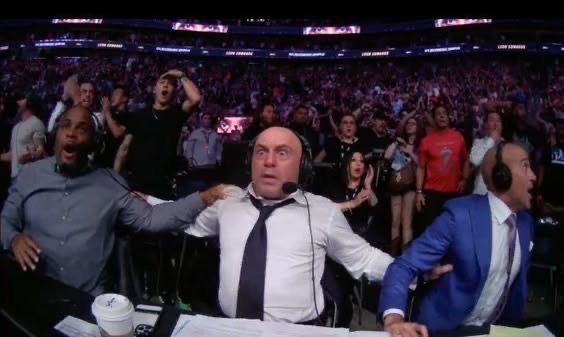
#> input picture fifa.jpg, 564 x 337 px
$ jupyter execute --allow-errors 11_sem_kernel.ipynb
#> lines starting #> are read from the running program, lines starting #| are printed output that depends on the picture; after the words box and inside, x2 and y2 are one past the last pixel; in counts of white or black regions, pixels touching at a corner belong together
## Black and White

[cell 1]
from convolve_images_11 import *

#> (a cell that did not finish here is left out)

#> (a cell that did not finish here is left out)

[cell 4]
import matplotlib.pyplot as plt

[cell 5]
# [26 lines left out: function save_and_show, not called in this run]

#> (a cell that did not finish here is left out)

[cell 7]
import matplotlib.pyplot as plt
import numpy as np
import cv2 # Assuming cv2 is needed by load_image and for imwrite

#> (the rest of this cell did not finish here and is left out)

#> (a cell that did not finish here is left out)

[cell 9]
import cv2

class BlacknWhite(object):
    """BlacknWhite Filter
        A class that applies BlacknWhite filter to an image.
        The class uses downsampling, bilateral filter and upsampling to create
        a BlacknWhite filter.
    """
    def __init__(self):
        pass
    def resize(self,image, window_height = 500):
        aspect_ratio = float(image.shape[1])/float(image.shape[0])
        window_width = window_height/aspect_ratio
        image = cv2.resize(image, (int(window_height),int(window_width)))
        return image

    def render(self, img_rgb):
        img_rgb = cv2.imread(img_rgb)
        img_rgb = self.resize(img_rgb,500)
        numDownSamples = 2       # number of downscaling steps
        numBilateralFilters = 50  # number of bilateral filtering steps
        # -- STEP 1 --
        # downsample image using Gaussian pyramid
        img_color = img_rgb
        for _ in range(numDownSamples):
            img_color = cv2.pyrDown(img_color)
        #cv2.imshow("downcolor",img_color)
        #cv2.waitKey(0)
        # repeatedly apply small bilateral filter instead of applying
        # one large filter
        for _ in range(numBilateralFilters):
            img_color = cv2.bilateralFilter(img_color, 9, 9, 7)
        #cv2.imshow("bilateral filter",img_color)
        #cv2.waitKey(0)
        # upsample image to original size
        for _ in range(numDownSamples):
            img_color = cv2.pyrUp(img_color)
        #cv2.imshow("upscaling",img_color)
        #cv2.waitKey(0)
        # -- STEPS 2 and 3 --
        # convert to grayscale and apply median blur
        img_gray = cv2.cvtColor(img_rgb, cv2.COLOR_RGB2GRAY)
        return img_gray
    def start(self, img_path, image, new_image):
        tmp_canvas =BlacknWhite() #make a temporary object
        file_name = img_path #File_name will come here
        res = tmp_canvas.render(image)
        cv2.imwrite(f"{new_image}", res)
        # [4 lines of commented-out code are left out]
        return 0

[cell 10]
from google.colab.patches import cv2_imshow
import cv2

img_path = "fifa.jpg"
img_rgb = cv2.imread(img_path)
#> img_rgb is the input picture: shape (337, 564, 3); mean B, G, R 57.6, 45.6, 53.5

if img_rgb is None:
    print("Файл не найден:", img_path)
else:
    img_gray = cv2.cvtColor(img_rgb, cv2.COLOR_BGR2GRAY)
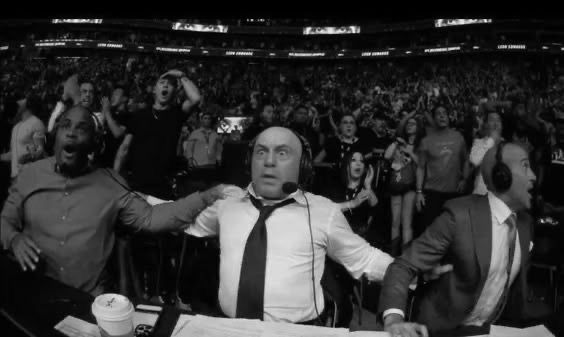
#> img_gray: shape (337, 564); min 0, max 244, mean 49.3
    cv2_imshow(img_gray)

[cell 11]
filter_img = BlacknWhite()

[cell 12]
import os
img_path = os.getcwd()

[cell 13]
filter_img.start(img_path = img_path, image = 'fifa.jpg' , new_image = 'fifa_bw.jpg')
#> the loop in render, `for _ in range(numDownSamples):` made 2 passes
#> pass 1, in render, `img_color = cv2.pyrDown(img_color)`:
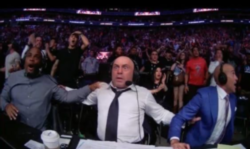
#> img_color: shape (149, 250, 3); mean of channels 0, 1, 2 57.2, 45.2, 53.2; drawn as B, G, R
#> pass 2, in render, `img_color = cv2.pyrDown(img_color)`:
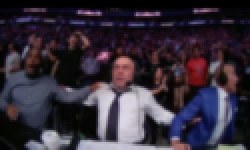
#> img_color: shape (75, 125, 3) (shown 2 times larger); mean of channels 0, 1, 2 57.3, 45.3, 53.2; drawn as B, G, R
#> the loop in render, `for _ in range(numDownSamples):` made 2 passes
#> pass 1, in render, `img_color = cv2.pyrUp(img_color)`:
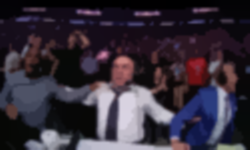
#> img_color: shape (150, 250, 3); mean of channels 0, 1, 2 57.2, 45.4, 53.2; drawn as B, G, R

[cell 14]
img_rgb = cv2.imread('fifa.jpg')
img_rgb[0][0].shape
#> Out = (3,)

[cell 15]
img_rgb = cv2.imread('fifa.jpg')
#img_rgb[0].shape
#img_rgb = img_rgb.resize(img_rgb,500)
img_gray = cv2.cvtColor(img_rgb, cv2.COLOR_RGB2GRAY)
#> img_gray: shape (337, 564)

[cell 16]
from google.colab.patches import cv2_imshow
cv2_imshow(img_gray)

## SHARPENING

[cell 17]
import cv2
import numpy as np

class sharpening:
    """sharpening filter ---
        This class will apply sharpening filter to an image
        by applying a defined kernel values to the image.
    """
    def __init__(self):
        pass

    def resize(self,image,window_height = 500):
        aspect_ratio = float(image.shape[1])/float(image.shape[0])
        window_width = window_height/aspect_ratio
        image = cv2.resize(image, (int(window_height),int(window_width)))
        return image

    def sharp(self,image):
        # Create sharpening kernel
        kernel = np.array([[0, -1, 0], [-1, 5, -1], [0, -1, 0]])
        #kernel = np.array([[-1, 0, 1], [-2, 0, 2], [-1, 0, 1]])
        kernel = np.array([[-2, 0, -1], [-1, 1, 1], [0, 1, 2]])

        # applying the sharpening kernel to the input image & displaying it.
        sharpened = cv2.filter2D(image, -1, kernel)
        # Noise reduction
        sharpened = cv2.bilateralFilter(sharpened, 9, 75, 75)
        return sharpened

    def start(self, img_path, new_image):
        # Create an image object
        image = cv2.imread(img_path)
        image = self.resize(image, 500)
        tmp_canvas = sharpening()
        res = tmp_canvas.sharp(image)
        cv2.imwrite(new_image, res)
        # [6 lines of commented-out code are left out]

[cell 18]
filter_sharp = sharpening()

[cell 19]
from google.colab.patches import cv2_imshow
import cv2

filter_sharp.start(img_path = 'fifa.jpg', new_image = 'fifa_sharp.jpg')
#> in sharp, `sharpened = cv2.filter2D(image, -1, kernel)`:
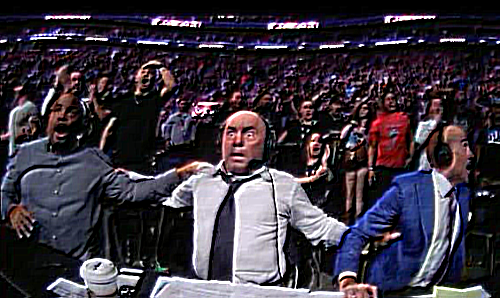
#> sharpened: shape (298, 500, 3); mean of channels 0, 1, 2 64, 52.9, 59.9; drawn as B, G, R
#> in sharp, `sharpened = cv2.bilateralFilter(sharpened, 9, 75, 75)`:
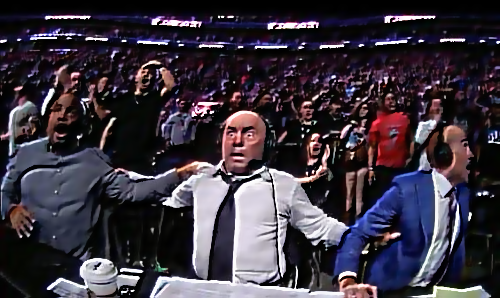
#> sharpened: shape (298, 500, 3); mean of channels 0, 1, 2 63.3, 52.3, 59.2; drawn as B, G, R

# Load and display the sharpened image
sharpened_image = cv2.imread('fifa_sharp.jpg')
cv2_imshow(sharpened_image)
print("Image saved as fifa_sharp.jpg")

## CARTOONIZER

[cell 20]
class Cartoonizer(object):
    """Cartoonizer effect
        A class that applies a cartoon effect to an image.
        The class uses a bilateral filter and adaptive thresholding to create
        a cartoon effect.
    """
    def __init__(self):
        pass

    def resize(self,image,window_height = 500):
        aspect_ratio = float(image.shape[1])/float(image.shape[0])
        window_width = window_height/aspect_ratio
        image = cv2.resize(image, (int(window_height),int(window_width)))
        return image
    def render(self, img_rgb):
        img_rgb = cv2.imread(img_rgb)
        img_rgb = self.resize(img_rgb, 500)
        numDownSamples = 2       # number of downscaling steps
        numBilateralFilters = 50  # number of bilateral filtering steps
        # -- STEP 1 --
        # downsample image using Gaussian pyramid
        img_color = img_rgb
        for _ in range(numDownSamples):
            img_color = cv2.pyrDown(img_color)
        #cv2.imshow("downcolor",img_color)
        #cv2.waitKey(0)
        # repeatedly apply small bilateral filter instead of applying
        # one large filter
        for _ in range(numBilateralFilters):
            img_color = cv2.bilateralFilter(img_color, 9, 9, 7)
        #cv2.imshow("bilateral filter",img_color)
        #cv2.waitKey(0)
        # upsample image to original size
        for _ in range(numDownSamples):
            img_color = cv2.pyrUp(img_color)
        #cv2.imshow("upscaling",img_color)
        #cv2.waitKey(0)
        # -- STEPS 2 and 3 --
        # convert to grayscale and apply median blur
        img_gray = cv2.cvtColor(img_rgb, cv2.COLOR_RGB2GRAY)
        img_blur = cv2.medianBlur(img_gray, 3)
        #cv2.imshow("grayscale+median blur",img_color)
        #cv2.waitKey(0)
        # -- STEP 4 --
        # detect and enhance edges
        img_edge = cv2.adaptiveThreshold(img_blur, 255,
                                         cv2.ADAPTIVE_THRESH_MEAN_C,
                                         cv2.THRESH_BINARY,9, 2)
        #cv2.imshow("edge",img_edge)
        #cv2.waitKey(0)
        # -- STEP 5 --
        # convert back to color so that it can be bit-ANDed with color image
        (x,y,z) = img_color.shape
        img_edge = cv2.resize(img_edge,(y,x))
        img_edge = cv2.cvtColor(img_edge, cv2.COLOR_GRAY2RGB)
        # [5 lines of commented-out code are left out]
        return cv2.bitwise_and(img_color, img_edge)
    def start(self, img_path, image, new_image):
        tmp_canvas = Cartoonizer() #make a temporary object
        file_name = img_path #File_name will come here
        res = tmp_canvas.render(image)
        cv2.imwrite(new_image, res)
        # [4 lines of commented-out code are left out]

[cell 21]
cartoon_filter = Cartoonizer()

[cell 22]
from google.colab.patches import cv2_imshow
import cv2

cartoon_filter.start(img_path = img_path, image = 'fifa.jpg', new_image = 'fifa_cartoon.jpg' )
#> in render, `img_edge = cv2.adaptiveThreshold(img_blur, 255, cv2.ADAPTIVE_THRESH_ME..`:
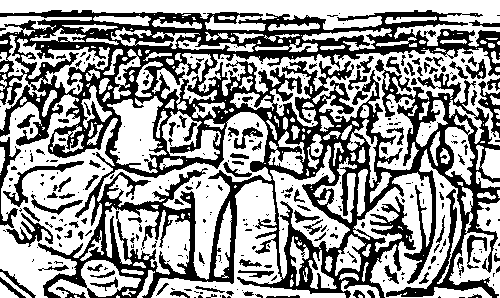
#> img_edge: shape (298, 500); 58.9% white; 332 black regions (227 under 20 px), largest, box (x1, y1, x2, y2) and area: (0, 10, 500, 298) 51979, (3, 161, 84, 207) 547, (0, 137, 21, 228) 499
#> in render, `img_edge = cv2.resize(img_edge,(y,x))`:
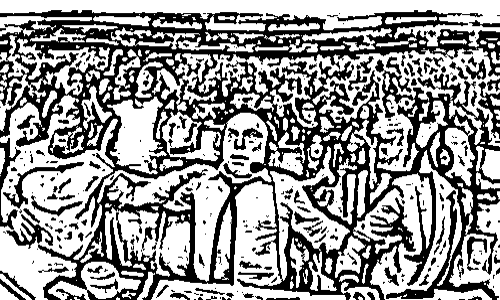
#> img_edge: shape (300, 500); min 0, max 255, mean 150.3
#> in render, `return cv2.bitwise_and(img_color, img_edge)`:
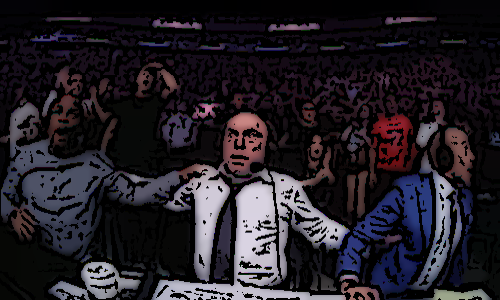
#> returned value: shape (300, 500, 3); mean of channels 0, 1, 2 37.3, 30.4, 34.7; drawn as B, G, R


cartoon_image = cv2.imread('fifa_cartoon.jpg')
cv2_imshow(cartoon_image)

## Negative filtering

[cell 23]
# find max GSV
# [6 lines left out: function findMax, not called in this run]

class Negative(object):

    def __init__(self):
        pass
    def resize(self,image,window_height = 500):
        aspect_ratio = float(image.shape[1])/float(image.shape[0])
        window_width = window_height/aspect_ratio
        image = cv2.resize(image, (int(window_height),int(window_width)))
        return image

    def render(self, img_rgb):
        img_gray = cv2.imread(img_rgb, 0)
        img_gray = self.resize(img_gray, 500)
        #get all image values
        k = []
        for i in range(img_gray.shape[0]):
            for j in range(img_gray.shape[1]):
                k.append(img_gray[i,j])
        L = findMax(k) #max GSV
        dst = img_gray[:] #copy image
        #update dst
        for i in range(img_gray.shape[0]):
          for j in range(img_gray.shape[1]):
            dst[i,j] = L - dst[i,j]
        return dst
    # [9 lines left out: function start, not called in this run]

[cell 24]
negative_filter = Negative()

[cell 25]
from google.colab.patches import cv2_imshow

#> (the rest of this cell did not finish here and is left out)

cv2.imwrite('fifa_negative.jpg', res)
cv2_imshow(res)
print("Image saved as fifa_negative.jpg")

## OLD FILTER

[cell 26]
import numpy as np
import argparse
import random
import os, sys

class old_filter(object):
    """old_filter effect
        A class that applies a random old filter effect to an image
        using a set of pre-designed filters and applying Arithmetic
        Operations on Image to add the filter effect on it.
    """

    def __init__(self):
        pass

    #function to resize
    #according to the aspect ratio of the image
    def resize(self,image,window_height = 500):
        aspect_ratio = float(image.shape[1])/float(image.shape[0])
        window_width = window_height/aspect_ratio
        image = cv2.resize(image, (int(window_height),int(window_width)))
        return image
    #function that renders the image
    def render(self, img_rgb):
        img = cv2.imread(img_rgb,0)
        img = self.resize(img, 500)

        filtern = []
        filters = list(range(1,7))
        for l in filters:
            filtern.append(str(l) +'n')
        #filtern -> stores numbers (1-7) with preceeding n
        #filters -> all numbers (1-7) and elements of filtern
        filters.extend(filtern)

        #selects random filter everytime
        selectedfilter = str(random.choice(filters))
        #print(selectedfilter)
        #filter path in generalized form to work in all systems
        #filter_path = os.path.abspath(os.path.join('oldfilters','old' + selectedfilter + '.jpg'))
        filter_path = img_rgb
        if selectedfilter.endswith('n'):
            #selected file is an normal filter and Arithmetic addition
            #needs to be applied on it

            old = cv2.imread(filter_path,0)
            old = cv2.resize(old,(img.shape[1],img.shape[0]))
            #cv2.imshow('filter',old)
            #cv2.imshow('image',img)

            #Arithmetic add
            add=cv2.add(img,old)
            return add

        else:
            #selected file is an inverted filter and Weighted addition
            #needs to be applied on it

            old = cv2.imread(filter_path, 0)
            old = cv2.resize(old,(img.shape[1],img.shape[0]))
            # [9 lines of commented-out code are left out]
            add=cv2.addWeighted(img,0.7,old,0.3,0)
            return add

    # [10 lines left out: function start, not called in this run]

[cell 27]
old_filters = old_filter()

[cell 28]
from google.colab.patches import cv2_imshow
import cv2

rendered_image = old_filters.render('fifa.jpg')
#> in render, `add=cv2.add(img,old)`:
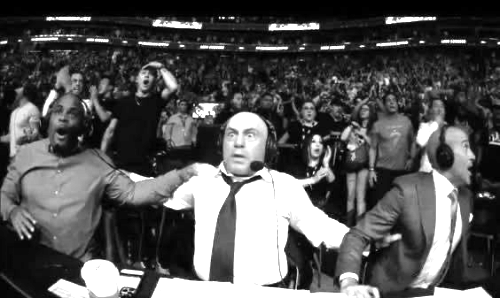
#> add: shape (298, 500); min 0, max 255, mean 85.5
